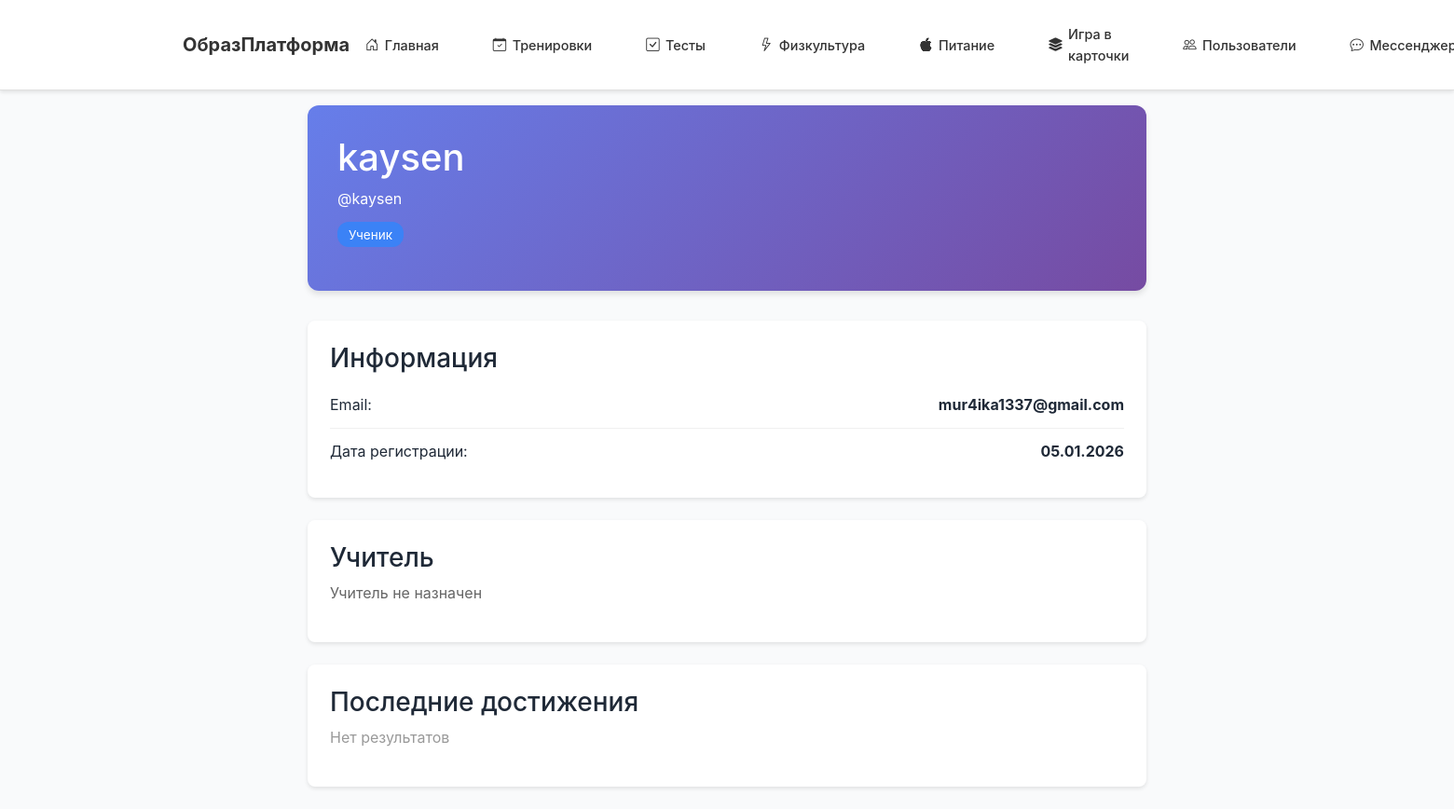
Page /users/1 (signed in) on the committed database.
### models.py (models this page shows)
class User(UserMixin, db.Model):
    id = db.Column(db.Integer, primary_key=True)
    username = db.Column(db.String(80), unique=True, nullable=False)
    nickname = db.Column(db.String(80), unique=True, nullable=True)  # Уникальный никнейм для поиска
    email = db.Column(db.String(120), unique=True, nullable=False)
    password = db.Column(db.String(200), nullable=False)
    role = db.Column(db.String(20), nullable=False, default='student')  # 'teacher' или 'student'
    mentor_id = db.Column(db.Integer, db.ForeignKey('user.id'))  # Привязка ученика к учителю
    created_at = db.Column(db.DateTime, default=datetime.utcnow)
    mentor = db.relationship(
        'User',
        remote_side=[id],
        backref=db.backref('assigned_students', lazy='dynamic'),
        foreign_keys=[mentor_id],
        post_update=True
    )
    def is_teacher(self):
        return self.role == 'teacher'
    def is_student(self):
        return self.role == 'student'
    test_results = db.relationship('TestResult', backref='user', lazy=True)
    pe_results = db.relationship('PhysicalEducationResult', backref='user', lazy=True)
    homeworks = db.relationship('Homework', backref='user', lazy=True)
    training_programs = db.relationship('TrainingProgram', backref='user', lazy=True)
    nutrition_diaries = db.relationship('NutritionDiary', backref='user', lazy=True)
    sent_messages = db.relationship('Message', foreign_keys='Message.sender_id', backref='sender', lazy=True)
    received_messages = db.relationship('Message', foreign_keys='Message.receiver_id', backref='receiver', lazy=True)
    created_game_sessions = db.relationship('GameSession', foreign_keys='GameSession.creator_id', backref='creator', lazy=True)

### app.py (the view)
@app.route('/users/<int:user_id>')
@login_required
def view_user(user_id):
    user = User.query.get_or_404(user_id)
    if user.id == current_user.id:
        return redirect(url_for('profile'))
    is_teacher = user.is_teacher()
    is_student = user.is_student()
    teacher_students = user.assigned_students.order_by(User.created_at.desc()).all() if is_teacher else []
    students_count = len(teacher_students) if is_teacher else 0
    tests = TestResult.query.filter_by(user_id=user.id).order_by(TestResult.created_at.desc()).limit(5).all()
    pe_count = PhysicalEducationResult.query.filter_by(user_id=user.id).count()
    can_join_teacher = current_user.is_student() and is_teacher
    already_joined = current_user.mentor_id == user.id if can_join_teacher else False
    mentor = user.mentor if is_student else None
    return render_template('user_profile.html',
                         profile_user=user,
                         is_teacher=is_teacher,
                         is_student=is_student,
                         tests=tests,
                         pe_count=pe_count,
                         students_count=students_count,
                         teacher_students=teacher_students,
                         can_join_teacher=can_join_teacher,
                         already_joined=already_joined,
                         mentor=mentor)

### app.py (called while the page is built)
@login_manager.user_loader
def load_user(user_id):
    return User.query.get(int(user_id))

### templates/user_profile.html (shortened to what this page needs)
{% extends "base.html" %}
{% block content %}
<div class="profile-container">
    <div class="profile-header">
        <h1 style="margin: 0;">{{ profile_user.nickname or profile_user.username }}</h1>
        <p style="margin: 0.5rem 0 0;">@{{ profile_user.nickname or profile_user.username }}</p>
        <p style="margin-top: 0.75rem;">
            <span class="badge-role {{ 'badge-teacher' if is_teacher else 'badge-student' }}">
                {{ 'Учитель' if is_teacher else 'Ученик' }}
            </span>
        </p>
    </div>
    <div class="info-card">
        <h3>Информация</h3>
        <div class="info-item"><span>Email:</span><strong>{{ profile_user.email }}</strong></div>
        <div class="info-item"><span>Дата регистрации:</span><strong>{{ profile_user.created_at.strftime('%d.%m.%Y') }}</strong></div>
    </div>
    {% if is_teacher %}
    <div class="info-card">
        <h3>Ученики ({{ students_count }})</h3>
        {% if teacher_students %}
            <ul class="list-group">
                {% for student in teacher_students[:5] %}
                <li class="list-group-item d-flex justify-content-between align-items-center">
                    {{ student.nickname or student.username }}
                    <a href="{{ url_for('view_user', user_id=student.id) }}" class="btn btn-sm btn-outline-primary">Профиль</a>
                </li>
                {% endfor %}
            </ul>
            {% if teacher_students|length > 5 %}
                <small class="text-muted d-block mt-2">И ещё {{ teacher_students|length - 5 }} учеников...</small>
            {% endif %}
        {% else %}
            <p style="color: #666;">Пока нет учеников</p>
        {% endif %}
    </div>
    {% else %}
    <div class="info-card">
        <h3>Учитель</h3>
        {% if mentor %}
            <div class="info-item"><span>Имя:</span><strong>{{ mentor.nickname or mentor.username }}</strong></div>
            <a href="{{ url_for('view_user', user_id=mentor.id) }}" class="btn btn-outline-primary mt-3">Профиль учителя</a>
        {% else %}
            <p style="color: #666;">Учитель не назначен</p>
        {% endif %}
    </div>
    {% endif %}
    <div class="info-card">
        <h3>Последние достижения</h3>
        {% if tests %}
            {% for test in tests %}
            <div class="info-item">
                <span>{{ test.subject }} - {{ test.topic }}</span>
                <strong>{{ test.score if test.score else '-' }}%</strong>
            </div>
            {% endfor %}
        {% else %}
            <p style="color: #999;">Нет результатов</p>
        {% endif %}
    </div>
</div>
{% endblock %}

### static/css/style.css (style rules this page uses)
:root { --primary: #4361ee; --primary-dark: #3730a3; --success: #10b981; --danger: #ef4444; --text: #1f2937; --text-light: #6b7280; --bg: #f9fafb; --white: #ffffff; --border: #e5e7eb; }
* { margin: 0; padding: 0; box-sizing: border-box; }
body { font-family: -apple-system, BlinkMacSystemFont, 'Segoe UI', sans-serif; background: var(--bg); color: var(--text); line-height: 1.6; }

### templates/user_profile.html (style rules this page uses)
.profile-container { max-width: 900px; margin: 0 auto; }
.profile-header { background: linear-gradient(135deg, #667eea 0%, #764ba2 100%); color: white; padding: 2rem; border-radius: 12px; margin-bottom: 2rem; box-shadow: 0 4px 6px rgba(0,0,0,0.1); }
.badge-role { padding: 0.35rem 0.75rem; border-radius: 12px; font-size: 0.85rem; }
.badge-student { background: #3b82f6; color: white; }
.info-card { background: white; padding: 1.5rem; border-radius: 8px; box-shadow: 0 2px 4px rgba(0,0,0,0.1); margin-bottom: 1.5rem; }
.info-item { display: flex; justify-content: space-between; padding: 0.75rem 0; border-bottom: 1px solid #f0f0f0; }
.info-item:last-child { border-bottom: none; }

### rows in the picture
User: nickname "kaysen", email "mur4ika1337@gmail.com", created_at "05.01.2026"

### other values in the picture
{{ 'Учитель' if is_teacher else 'Ученик' }} "Ученик"
